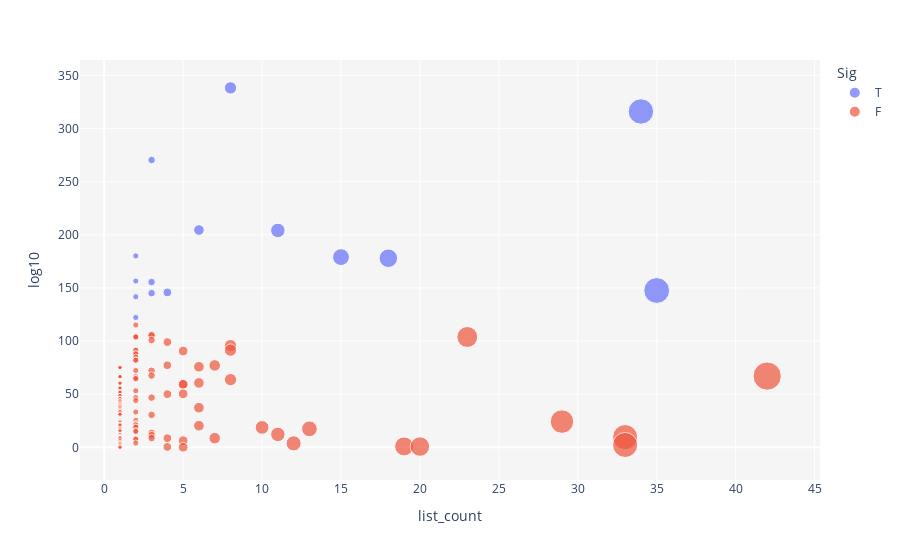

The code cell stored with this chart in its notebook:
### Code cell
fig = px.scatter(estadistica4, x="list_count", y="log10", color="Sig",
                 size='list_count')
fig.layout.plot_bgcolor = 'whitesmoke'
fig.show()

### Figure 1 — Plotly figure (JSON) as saved in the notebook; plotly's stock layout.template omitted (floating-point values rounded to 4 significant figures; data arrays with more than 128 entries replaced by an {"elided": "..."} marker saying what was removed)
{"data": [{"hoverlabel": {"namelength": 0}, "hovertemplate": "Sig=T<br>list_count=%{marker.size}<br>log10=%{y}", "legendgroup": "T", "marker": {"color": "#636efa", "size": [8, 34, 3, 6, 11, 2, 15, 18, 2, 3, 35, 4, 3, 2, 2], "sizemode": "area", "sizeref": 0.105, "symbol": "circle"}, "mode": "markers", "name": "T", "showlegend": true, "type": "scatter", "x": [8, 34, 3, 6, 11, 2, 15, 18, 2, 3, 35, 4, 3, 2, 2], "xaxis": "x", "y": [338.2, 316.0, 270.3, 204.5, 204.1, 180.1, 178.9, 177.9, 156.5, 155.5, 147.5, 145.7, 145.1, 141.6, 122.2], "yaxis": "y"}, {"hoverlabel": {"namelength": 0}, "hovertemplate": "Sig=F<br>list_count=%{marker.size}<br>log10=%{y}", "legendgroup": "F", "marker": {"color": "#EF553B", "size": {"elided": "184 int values"}, "sizemode": "area", "sizeref": 0.105, "symbol": "circle"}, "mode": "markers", "name": "F", "showlegend": true, "type": "scatter", "x": {"elided": "184 int values"}, "xaxis": "x", "y": {"elided": "184 float values"}, "yaxis": "y"}], "layout": {"legend": {"itemsizing": "constant", "title": {"text": "Sig"}, "tracegroupgap": 0}, "margin": {"t": 60}, "plot_bgcolor": "whitesmoke", "xaxis": {"anchor": "y", "domain": [0, 1], "title": {"text": "list_count"}}, "yaxis": {"anchor": "x", "domain": [0, 1], "title": {"text": "log10"}}}}
